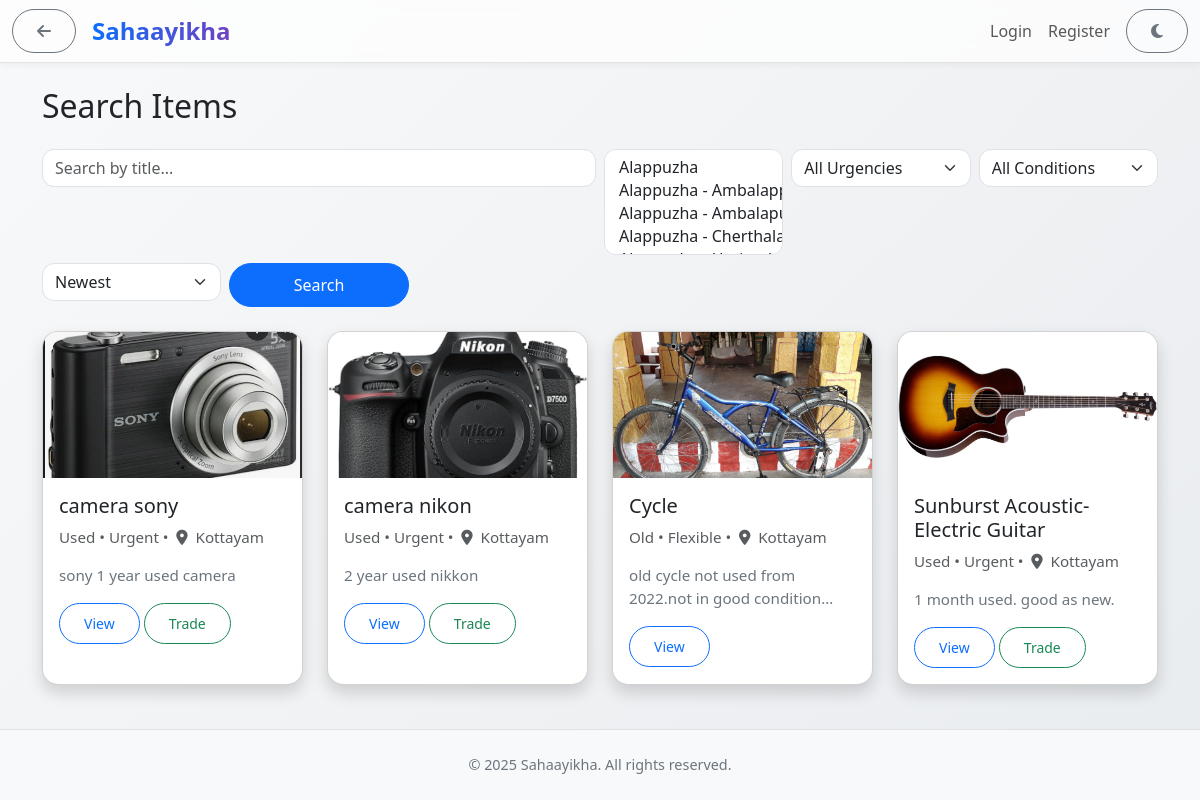
/items, run on an earlier commit of the app's database.
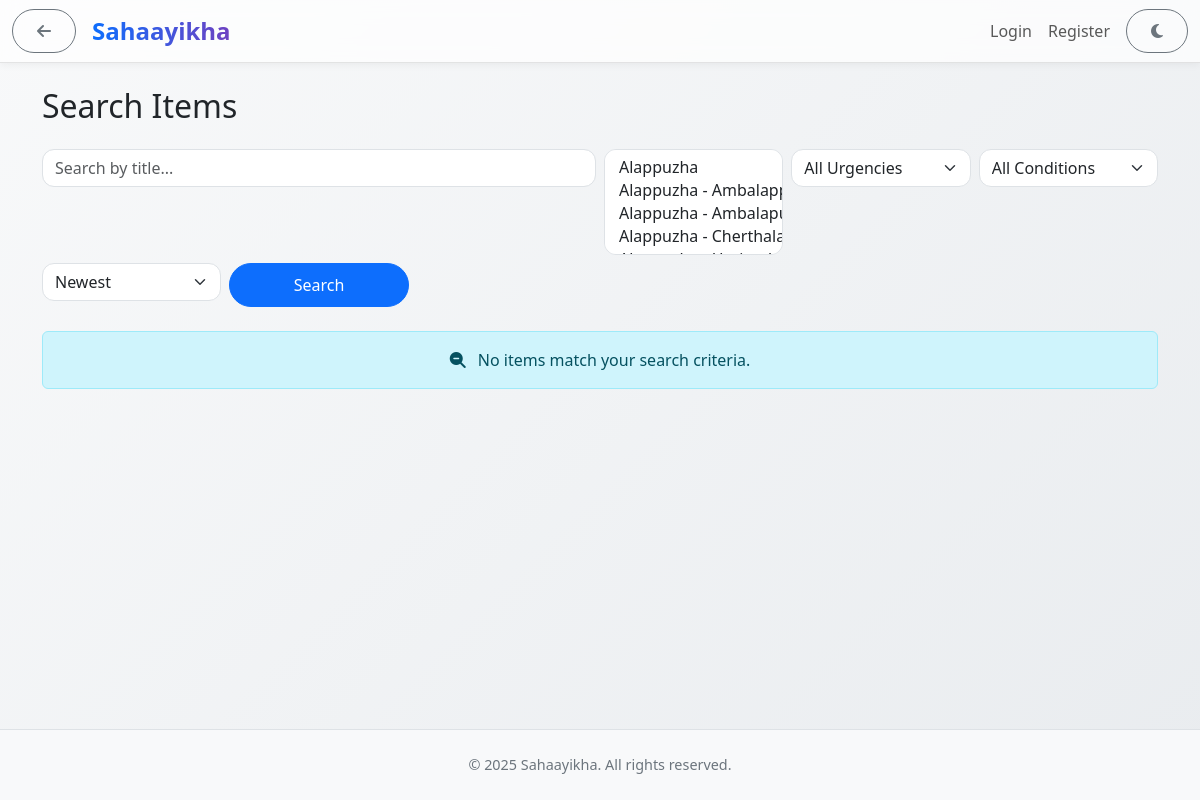
And on a later commit of the database.
### app/models.py (models this page shows)
class Item(db.Model):
    __tablename__ = "items"
    item_id = db.Column(db.Integer, primary_key=True)
    user_id = db.Column(db.Integer, db.ForeignKey("users.user_id"), nullable=False)
    title = db.Column(db.String(255), nullable=False)
    description = db.Column(db.Text)
    category = db.Column(db.String(255))
    type = db.Column(db.String(50))
    condition = db.Column(db.String(50))
    urgency_level = db.Column(db.String(50))
    expected_return = db.Column(db.String(255))
    location = db.Column(db.String(255))
    status = db.Column(db.String(50), default="Active")
    created_at = db.Column(db.DateTime, default=datetime.utcnow)
    expires_at = db.Column(db.DateTime, nullable=True)
    deal_finalized_at = db.Column(db.DateTime, nullable=True)
    histories = db.relationship("ItemHistory", backref="item", lazy="dynamic")
    bookmarks = db.relationship("Bookmark", backref="item", lazy="dynamic")
    reports = db.relationship("Report", backref="item", lazy="dynamic")
    images = db.relationship("ItemImage", backref="item", lazy="dynamic", cascade="all, delete-orphan")
    trade_requests_made = db.relationship('TradeRequest', foreign_keys='TradeRequest.item_offered_id', backref='offered_item', lazy='dynamic')
    trade_requests_received = db.relationship('TradeRequest', foreign_keys='TradeRequest.item_requested_id', backref='requested_item', lazy='dynamic')
    chat_sessions = db.relationship("ChatSession", back_populates="trade_item", foreign_keys="ChatSession.trade_item_id")

class ItemImage(db.Model):
    __tablename__ = "item_images"
    image_id = db.Column(db.Integer, primary_key=True)
    item_id = db.Column(db.Integer, db.ForeignKey("items.item_id"), nullable=False)
    image_url = db.Column(db.String(255), nullable=False)
    uploaded_at = db.Column(db.DateTime, default=datetime.utcnow)

### app/routes.py (the view)
@main.route("/items", methods=['GET'])
def items_list():
    form = SearchForm(request.args)
    query = Item.query.filter_by(status="Active")
    if current_user.is_authenticated:
        query = query.filter(Item.user_id != current_user.user_id)
    search = request.args.get('search')
    locations = request.args.getlist('location')
    urgency = request.args.get('urgency')
    condition = request.args.get('condition')
    sort_by = request.args.get('sort_by', 'newest')
    if search:
        query = query.filter(Item.title.ilike(f"%{search}%"))
    if locations:
        query = query.filter(Item.location.in_(locations))
    if urgency:
        query = query.filter_by(urgency_level=urgency)
    if condition:
        query = query.filter_by(condition=condition)
    if sort_by == 'oldest':
        query = query.order_by(Item.created_at.asc())
    else:
        query = query.order_by(Item.created_at.desc())
    items = query.all()
    form.search.data = search
    form.location.data = locations
    form.urgency.data = urgency
    form.condition.data = condition
    form.sort_by.data = sort_by
    return render_template("items/search_results.html", items=items, form=form)

### app/forms.py
class SearchForm(FlaskForm):
    search = StringField('Search', validators=[Optional()])
    location = SelectMultipleField('Location', choices=KERALA_LOCATIONS, validators=[Optional()])
    urgency = SelectField('Urgency', choices=[('', 'All Urgencies'), ('Urgent', 'Urgent'), ('Flexible', 'Flexible')], validators=[Optional()])
    condition = SelectField('Condition', choices=[('', 'All Conditions'), ('New', 'New'), ('Used', 'Used'), ('Old', 'Old')], validators=[Optional()])
    sort_by = SelectField('Sort by', choices=[('newest', 'Newest'), ('oldest', 'Oldest')], default='newest', validators=[Optional()])
    submit = SubmitField('Search')

### app/routes.py (called while the page is built, shortened)
@main.context_processor
def inject_globals():
    unread_notifications = 0
    has_unread_chats = False
    from app.forms import CATEGORIES
    category_suggestions = [c[0] for c in CATEGORIES if c[0]]
    return dict(
        unread_count=unread_notifications,
        has_unread_chats=has_unread_chats,
        categories=category_suggestions
    )

### app/templates/items/search_results.html (shortened to what this page needs)
{% extends "base.html" %}
{% block content %}
<div class="container py-4">
  <h2 class="mb-4">Search Items</h2>
  <form method="GET" action="{{ url_for('main.items_list') }}" class="mb-4">
    <div class="row g-2">
      <div class="col-md-6">
        {{ form.search(class="form-control", placeholder="Search by title...") }}
      </div>
      <div class="col-md-2">
        {{ form.location(class="form-select", id="location-select") }}
      </div>
      <div class="col-md-2">
        {{ form.urgency(class="form-select") }}
      </div>
      <div class="col-md-2">
        {{ form.condition(class="form-select") }}
      </div>
      <div class="col-md-2">
        {{ form.sort_by(class="form-select") }}
      </div>
      <div class="col-md-2">
        {{ form.submit(class="btn btn-primary w-100") }}
      </div>
    </div>
  </form>
  <div class="row g-4">
    {% for item in items %}
      <div class="col-lg-3 col-md-4">
        <div class="card shadow h-100">
          <div class="item-card-image-container">
            {% if item.images.first() %}
              <img src="{{ url_for('static', filename=item.images.first().image_url) }}" class="item-card-image" alt="{{ item.title }}">
            {% else %}
              <img src="{{ url_for('static', filename='images/item_placeholder.jpg') }}" class="item-card-image" alt="{{ item.title }}">
            {% endif %}
          </div>
          <div class="card-body">
            <h5 class="card-title">{{ item.title }}</h5>
            <p class="card-text small text-muted">{{ item.condition }} • {{ item.urgency_level }} • <i class="fas fa-map-marker-alt fa-fw"></i> {{ item.location }}</p>
            <p class="card-text">{{ item.description[:50] }}{% if item.description|length > 50 %}…{% endif %}</p>
            <a href="{{ url_for('main.view_item', item_id=item.item_id) }}" class="btn btn-outline-primary btn-sm">View</a>
            {% if item.type == 'Trade' %}
            <a href="{{ url_for('main.request_trade', item_id=item.item_id) }}" class="btn btn-outline-success btn-sm">Trade</a>
            {% endif %}
          </div>
        </div>
      </div>
    {% else %}
      <div class="col-12">
        <div class="alert alert-info text-center" role="alert">
          <i class="fas fa-search-minus me-2"></i>
          No items match your search criteria.
        </div>
      </div>
    {% endfor %}
  </div>
</div>
{% endblock %}

### app/templates/base.html (shortened to what this page needs)
<!DOCTYPE html>
<html lang="en">
<head>
    <link href="https://cdn.jsdelivr.net/npm/tom-select@2.2.2/dist/css/tom-select.bootstrap5.min.css" rel="stylesheet">
    <link href="https://cdn.jsdelivr.net/npm/bootstrap@5.3.3/dist/css/bootstrap.min.css" rel="stylesheet">
    <link rel="stylesheet" href="https://cdnjs.cloudflare.com/ajax/libs/font-awesome/6.5.1/css/all.min.css">
    <link rel="stylesheet" href="{{ url_for('static', filename='css/style.css') }}">
</head>
<body id="mainBody">
<nav class="navbar navbar-expand-lg navbar-modern sticky-top">
    <div class="container-fluid">
        <div class="d-flex align-items-center">
            {% if request.endpoint != 'main.home' %}
                <button class="btn btn-outline-secondary me-2" id="backBtn" title="Go Back">
                    <i class="fas fa-arrow-left"></i>
                </button>
            {% endif %}
            <a class="navbar-brand ms-2" href="{{ url_for('main.home') }}">
                <span class="navbar-brand-animated">Sahaayikha</span>
            </a>
        </div>
        <div class="collapse navbar-collapse justify-content-end" id="navbarNav">
            <ul class="navbar-nav align-items-lg-center">
                {% if current_user.is_authenticated %}
                    <li class="nav-item ms-lg-2 my-2 my-lg-0">
                        <button id="darkModeToggle" class="btn btn-outline-secondary w-100">
                            <i class="fas fa-moon"></i> <span class="d-lg-none ms-2">Toggle Theme</span>
                        </button>
                    </li>
                    {% if current_user.__class__.__name__ == 'User' %}
                    <li class="nav-item ms-lg-2 my-2 my-lg-0">
                        <a class="nav-link navbar-icon-btn position-relative" href="{{ url_for('main.notifications') }}" title="Notifications">
                            <i class="fas fa-bell"></i>
                            <span class="d-lg-none ms-2">Notifications</span>
                            {% if unread_count and unread_count > 0 %}
                            <span class="position-absolute top-0 start-100 translate-middle badge rounded-pill bg-danger">
                                {{ unread_count }}
                                <span class="visually-hidden">unread messages</span>
                            </span>
                            {% endif %}
                        </a>
                    </li>
                    {% endif %}
                    <li class="nav-item dropdown ms-lg-2 my-2 my-lg-0">
                        <a class="nav-link dropdown-toggle" href="#" id="userDropdown" role="button" data-bs-toggle="dropdown" aria-expanded="false">
                            <i class="fas fa-cog"></i><span class="d-lg-none ms-2">Account</span>
                        </a>
                        <ul class="dropdown-menu dropdown-menu-end" aria-labelledby="userDropdown" data-bs-theme="dark">
                            <li>
                                <a class="dropdown-item" href="
                                    {% if current_user.__class__.__name__ == 'User' %}{{ url_for('main.dashboard') }}
                                    {% elif current_user.__class__.__name__ == 'Organization' %}{{ url_for('main.org_dashboard') }}
                                    {% elif current_user.__class__.__name__ == 'Admin' %}{{ url_for('main.admin_dashboard') }}
                                    {% endif %}">
                                    <i class="fas fa-tachometer-alt fa-fw me-2"></i>Dashboard
                                </a>
                            </li>
                            <li>
                                <a class="dropdown-item" href="{{ url_for('main.profile') }}">
                                    <i class="fas fa-user-circle fa-fw me-2"></i>Profile
                                </a>
                            </li>
                            {% if current_user.__class__.__name__ == 'User' %}
                                <li>
                                    <a class="dropdown-item" href="{{ url_for('main.follow_category_page') }}">
                                        <i class="fas fa-tags fa-fw me-2"></i>Follow Categories
                                    </a>
                                </li>
                                <li>
                                    <a class="dropdown-item" href="{{ url_for('main.feedback') }}">
                                        <i class="fas fa-comment-alt fa-fw me-2"></i>Feedback
                                    </a>
                                </li>
                            {% endif %}
                            <li><hr class="dropdown-divider"></li>
                            <li><a class="dropdown-item text-danger" href="{{ url_for('main.logout') }}"><i class="fas fa-sign-out-alt fa-fw me-2"></i>Logout</a></li>
                        </ul>
                    </li>
                {% else %}
                    <li class="nav-item"><a class="nav-link" href="{{ url_for('main.auth_login_selector') }}">Login</a></li>
                    <li class="nav-item"><a class="nav-link" href="{{ url_for('main.auth_register_selector') }}">Register</a></li>
                    <li class="nav-item ms-lg-2 my-2 my-lg-0">
                        <button id="darkModeToggle" class="btn btn-outline-secondary w-100">
                        </button>
                    </li>
                {% endif %}
            </ul>
        </div>
    </div>
</nav>
    <main>
        {% block content %}{% endblock %}
    </main>
    <footer class="text-center py-4 mt-auto border-top">
        <p class="mb-0">&copy; 2025 Sahaayikha. All rights reserved.</p>
    </footer>
</body>
</html>

### app/static/css/style.css (style rules this page uses)
body { font-family: 'Segoe UI', Tahoma, Geneva, Verdana, sans-serif; background: linear-gradient(135deg, #f8f9fa, #e9ecef); min-height: 100vh; display: flex; flex-direction: column; transition: background 0.3s ease, color 0.3s ease; }
.navbar { background: #ffffffcc; backdrop-filter: blur(10px); box-shadow: 0 2px 8px rgba(0,0,0,0.05); transition: background 0.3s ease; }
.navbar-brand { font-size: 1.5rem; font-weight: 700; color: #0069d9; }
.navbar-nav .nav-link { font-weight: 500; transition: color 0.3s ease; }
.btn { border-radius: 50px; font-weight: 500; padding: 0.55rem 1.5rem; transition: all 0.25s ease; }
footer { background: #f8f9fa; color: #6c757d; font-size: 0.9rem; padding: 1rem 0; margin-top: auto; transition: background 0.3s ease, color 0.3s ease; }
form .form-control, form .form-select { border-radius: 12px; box-shadow: none; transition: all 0.25s ease; }
* { transition: all 0.25s ease; }

### app/templates/base.html (style rules this page uses)
html, body { height: 100%; }
body { display: flex; flex-direction: column; }
main { flex: 1; }
.navbar-modern { background: rgba(255, 255, 255, 0.7); backdrop-filter: blur(10px); border-bottom: 1px solid rgba(0,0,0,0.1); transition: background 0.3s ease; }
.navbar-brand-animated { font-weight: 700; background: linear-gradient(90deg, #0d6efd, #6f42c1, #d63384, #0d6efd); background-size: 300% 100%; -webkit-background-clip: text; -webkit-text-fill-color: transparent; animation: gradient-animation 8s ease-in-out infinite; }
.nav-link { font-weight: 500; transition: color 0.2s ease; }

What changed in the data, as far as the page shows it:
removed Item: image_url (picture), title "camera sony", condition "Used", urgency_level "Urgent", location "Kottayam", description "sony 1 year used camera"
removed Item: image_url (picture), title "camera nikon", condition "Used", urgency_level "Urgent", location "Kottayam", description "2 year used nikkon"
removed Item: image_url (picture), title "Cycle", condition "Old", urgency_level "Flexible", location "Kottayam", description "old cycle not used from 2022.not in good condition"
removed Item: image_url (picture), title "Sunburst Acoustic-Electric Guitar", condition "Used", urgency_level "Urgent", location "Kottayam", description "1 month used. good as new."
Also different on the page:
text now shown: "No items match your search criteria."
